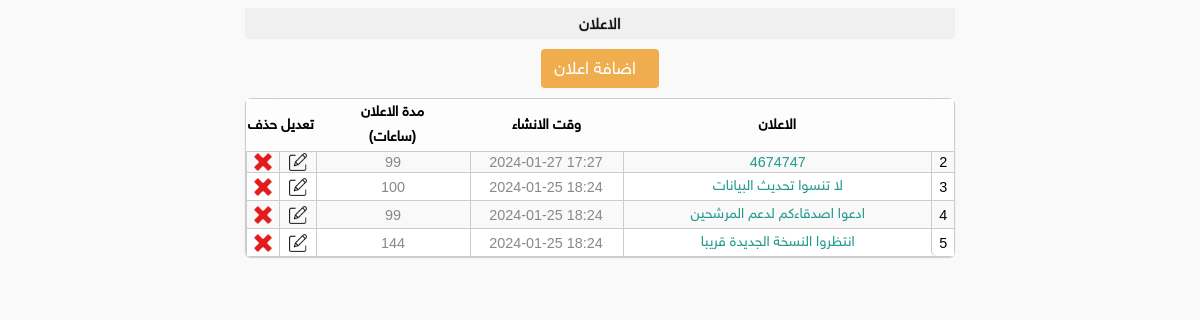
Screenshot of /admin-home/adv/adv.php (signed in) with the database file from the repository.
### tables this page shows
CREATE TABLE `adv` (
  `id` int NOT NULL,
  `insert_time` datetime DEFAULT NULL,
  `name` varchar(100) DEFAULT NULL,
  `period` int DEFAULT NULL COMMENT 'مدة الاعلان بالساعات'
);

### admin-home/adv/adv.php (the view, shortened to what this page needs)
<?php
include "../open_session.php";
?>
<html>
    <head>
        <link rel='stylesheet' type='text/css' href='../assets/css/style.css'/>
        <link rel='stylesheet' type='text/css' href="../assets/css/font_family.css" rel="stylesheet">
        <link rel='stylesheet' type='text/css' href="../assets/css/fontAwesome.css" rel="stylesheet">
        </head>
        <body style="background-color:#fff;">
<div align="middle" style="width:100%;">
    <div class='title' style="width:60%;" > الاعلان</div>
<a href="adv_form.php" >
	<div align="right" class="btn btn-warning" style="color:white;font-size:1.1em;margin:10px;">
		<span style="float:right;margin-right:10px;" >اضافة اعلان</span>
	</div>
</a>
<table class="table" style="width:60%">
    <tr class="firstTR">
        <th width="3%"></th>
        <th width="40%"> الاعلان</th>
        <th width="20%">وقت الانشاء</th>
        <th width="20%">مدة الاعلان<br>(ساعات)</th>
        <th width="3%">تعديل</th>
        <th width="3%">حذف</th>
    </tr>
    <?php
		$sql = "SELECT * FROM adv WHERE 1 ORDER BY adv.id DESC";
    $query = mysqli_query($connect, $sql);
    $row_number=1;
    while ($row = mysqli_fetch_array($query)) {
        $id = $row['id'];
        $row_number=$row_number+1;
		    $adv_name=$row['name'];
		    $period=$row['period'];
		    $insert_time=date("Y-m-d H:i",strtotime($row['insert_time']));
        ?>
        <tr>
            <td><?php echo $row_number; ?></td>
            <td><span style="color:#259990"><?php echo $adv_name; ?></span></td>
            <td dir="ltr"><span style="color:#888"><?php echo $insert_time; ?></span></td>
            <td ><span style="color:#888"><?php echo $period; ?></span></td>
            <td><a href="adv_form.php?action=update_form&adv_id=<?php echo $id; ?>"><img width=18 src="../assets/icons/update.png" title="تعديل معلومات الاعلان"/></a></td>
            <td><a href="adv_functions.php?action=_DELETE_DATA_&adv_id=<?php echo $id; ?>"><img width=18 src="../assets/icons/delete.png" title="حذف الاعلان" onclick="return confirm('هل تريد بالتأكيد حذف السجل ')"/></a></td>
        </tr>
    <?php
    }
     ?>
</table>

### admin-home/assets/css/style.css (style rules this page uses)
* { outline:medium none; }
body { background-color:#f9f9f9 !important; direction:rtl; }
.title { background:#f0f0f0; cursor: move; font-size: 1.0em; color: #111; padding-top:3px;padding-bottom:3px; text-align: center; line-height: 25px; background-position: center -15px; position: relative; text-shadow: 0px 0px 1px rgb(5, 5, 5); cursor: pointer; text-transform: capitalize; }
.table { *border-collapse: collapse; border-spacing: 0; width: 100%; border: solid #ccc 1px; -moz-border-radius: 6px; -webkit-border-radius: 6px; border-radius: 6px; -webkit-box-shadow: 0 1px 1px #ccc; -moz-box-shadow: 0 1px 1px #ccc; box-shadow: 0 1px 1px #ccc; direction:rtl; font-size:0.9em; font-weight:normal; }
.table td, .table th { border-left: 1px solid #ccc; border-top: 1px solid #ccc; padding: 1px; text-align: center; font-weight:500; }
.table tr:nth-child(even) { background: #f9f9f9 }
.table tr:nth-child(odd) { background: #FFF }
.table th { background:#fdfdfd; border:0; color:#000; font-weight:bold; }
.table td:first-child, .table th:first-child { border-right: none; }
.table th:first-child { -moz-border-radius: 6px 0 0 0; -webkit-border-radius: 6px 0 0 0; border-radius: 6px 0 0 0; }
.table th:last-child { -moz-border-radius: 0 6px 0 0; -webkit-border-radius: 0 6px 0 0; border-radius: 0 6px 0 0; }
.table tr:last-child td:first-child { -moz-border-radius: 0 0 0 6px; -webkit-border-radius: 0 0 0 6px; border-radius: 0 0 0 6px; }
.table tr:last-child td:last-child { -moz-border-radius: 0 0 6px 0; -webkit-border-radius: 0 0 6px 0; border-radius: 0 0 6px 0; }
.btn-warning { color: #fff; background-color: #f0ad4e; border-color: #eea236; }
.btn { display: inline-block; padding: 6px 12px; margin-bottom: 0; font-size: 14px; font-weight: 400; line-height: 1.42857143; text-align: center; white-space: nowrap; vertical-align: middle; -ms-touch-action: manipulation; touch-action: manipulation; cursor: pointer; -webkit-user-select: none; -moz-user-select: none; -ms-user-select: none; user-select: none; background-image: none; border: 1px solid transparent; border-radius: 4px; }

### rows the page displays
adv: name "4674747", insert_time "2024-01-27 17:27", period "99"
adv: name "لا تنسوا تحديث البيانات", insert_time "2024-01-25 18:24", period "100"
adv: name "ادعوا اصدقاءكم لدعم المرشحين", insert_time "2024-01-25 18:24", period "99"
adv: name "انتظروا النسخة الجديدة قريبا", insert_time "2024-01-25 18:24", period "144"
